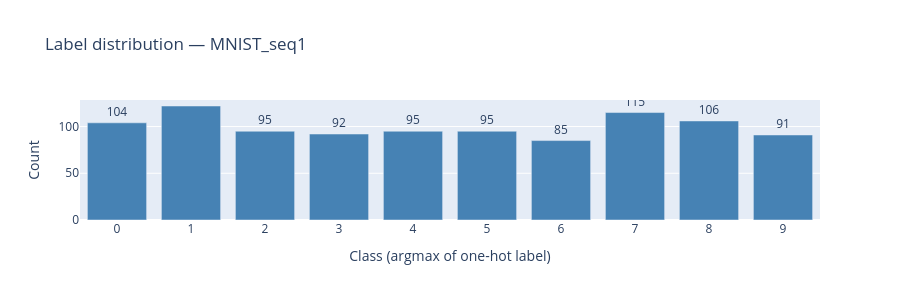
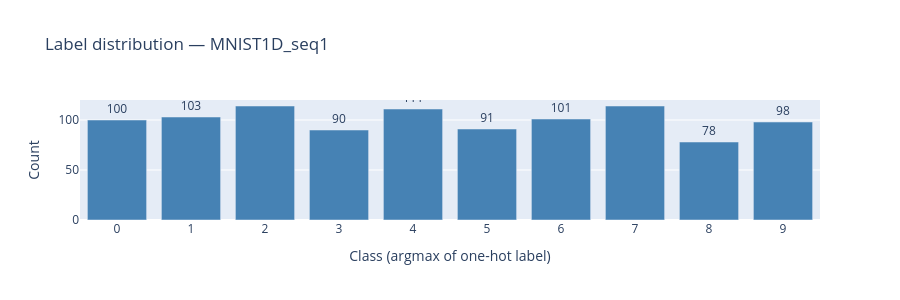

Notebook code for these charts, in order:
### Markdown cell above
### 5.5  Label distribution in the loaded dataset

### Code cell
def plot_label_distribution(labels, dataset_name):
    label_ids = np.argmax(labels, axis=1)
    unique, counts = np.unique(label_ids, return_counts=True)

    fig = go.Figure(
        go.Bar(
            x=unique,
            y=counts,
            marker_color='steelblue',
            text=counts,
            textposition='outside',
        )
    )
    fig.update_layout(
        title=f"Label distribution — {dataset_name}",
        xaxis=dict(title="Class (argmax of one-hot label)", tickmode='linear', dtick=1),
        yaxis_title="Count",
        height=300,
    )
    fig.show()


plot_label_distribution(labels,    "MNIST_seq1")
plot_label_distribution(labels_1d, "MNIST1D_seq1")

### Figure 1 — Plotly figure (JSON) as saved in the notebook; plotly's stock layout.template omitted (floating-point values rounded to 4 significant figures)
{"data": [{"marker": {"color": "steelblue"}, "text": [104, 122, 95, 92, 95, 95, 85, 115, 106, 91], "textposition": "outside", "type": "bar", "x": [0, 1, 2, 3, 4, 5, 6, 7, 8, 9], "y": [104, 122, 95, 92, 95, 95, 85, 115, 106, 91]}], "layout": {"height": 300, "title": {"text": "Label distribution — MNIST_seq1"}, "xaxis": {"dtick": 1, "tickmode": "linear", "title": {"text": "Class (argmax of one-hot label)"}}, "yaxis": {"title": {"text": "Count"}}}}

### Figure 2 — Plotly figure (JSON) as saved in the notebook; plotly's stock layout.template omitted (floating-point values rounded to 4 significant figures)
{"data": [{"marker": {"color": "steelblue"}, "text": [100, 103, 114, 90, 111, 91, 101, 114, 78, 98], "textposition": "outside", "type": "bar", "x": [0, 1, 2, 3, 4, 5, 6, 7, 8, 9], "y": [100, 103, 114, 90, 111, 91, 101, 114, 78, 98]}], "layout": {"height": 300, "title": {"text": "Label distribution — MNIST1D_seq1"}, "xaxis": {"dtick": 1, "tickmode": "linear", "title": {"text": "Class (argmax of one-hot label)"}}, "yaxis": {"title": {"text": "Count"}}}}
